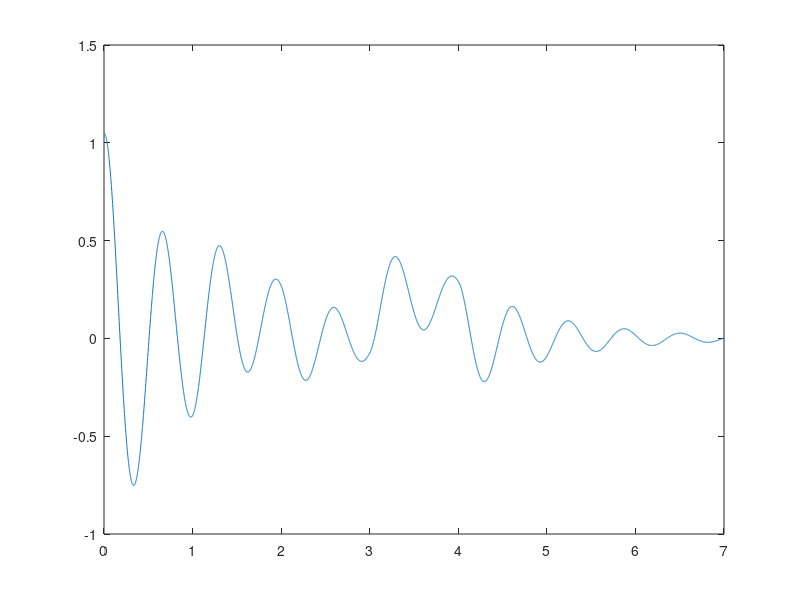
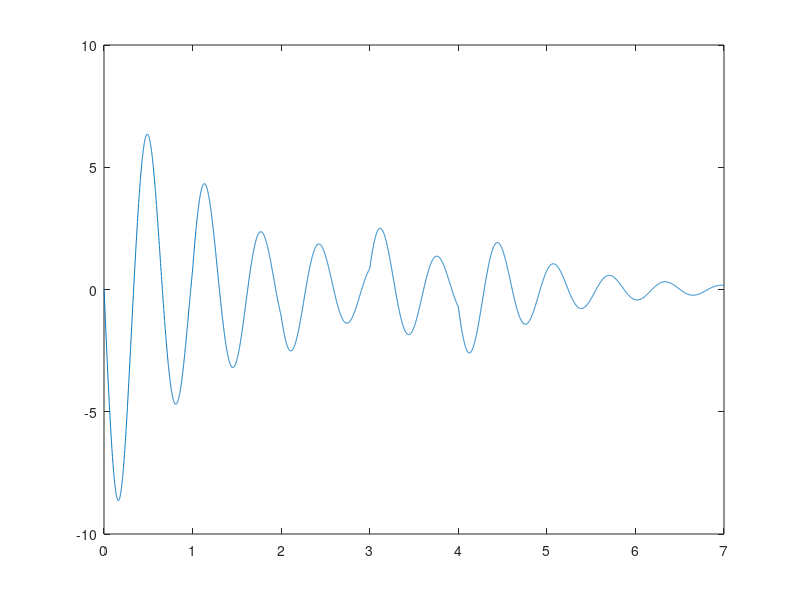

The MATLAB source for these figures, in order:
A = 100; %rad/s^2
B = 2; %1/s
C = 1;
dt = 1/1000; %fix time step
xk = zeros(2,7000);
xk(:,1) = [pi/3; 0];
time = dt:dt:7;
u = (time>=1 & time<=2)*10 + (time>=3 & time<=4)*20; % better computation?
% u = zeros(1,7000);
% u(1000:2000) = 10;
% u(3000:4000) = 20;
for k = 1:size(xk,2)-1
    uk = u(k);
    xk(:,k+1) = xk(:,k) + dt*[xk(2,k); -A*sin(xk(1,k)) - B*xk(2,k) + uk];
end 
figure
plot(time,xk(1,:))
figure
plot(time,xk(2,:))